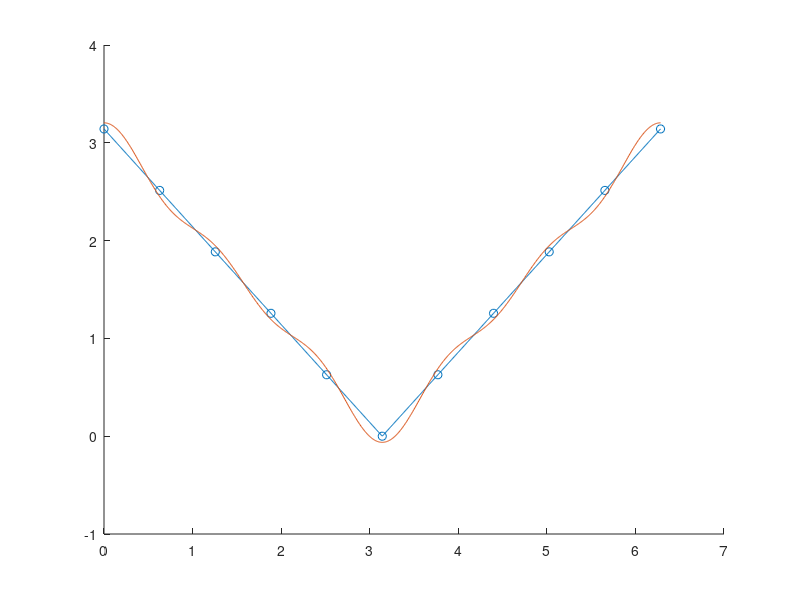
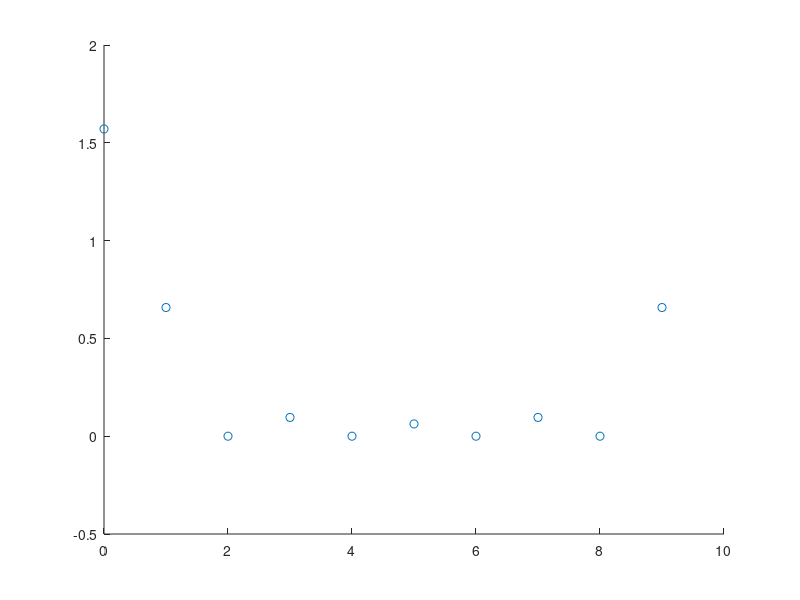

Write the MATLAB code that produced these figures, in order.
clear; clc; close all;

% f is the function of interest
% f = @(x) cos(x+pi/4)+0.5*cos(2*x);
f = @(x) abs(x-pi);
% f = @(x) x;

% N is # samples (must be even)
N = 10;

% the first N values of xvar are the sampling points
xvar = linspace(0,2*pi,N+1)';
% yvar is the first N values of the function at the sampling points 
yvar = f(xvar);

% lvec is the vector of x values used for plotting a "smooth" function
lvec = linspace(0,2*pi,1000)';


figure(1)
% plot the sampled points of the function
scatter(xvar,yvar)
hold on
% plot the original function
plot(lvec,f(lvec))

% calculate the DFT
Yk = zeros(1,N);
kvec = 0:N-1;
for n = 0:N-1
    Yk = Yk + (1/N)*yvar(n+1).*exp((-2*pi*1i*n*kvec)/N);
end

figure(2)
% plot the frequency spectrum of the DFT
scatter(kvec,real(Yk))

% calculate the trigonometric interpolation at the locations in lvec
f_int = Yk(1);
for k = 1:floor(N/2)

    f_int = f_int + ...
            Yk(k+1).*exp((2*pi*1i*k*lvec)/(2*pi)) +...
            Yk(N-k+1).*exp((-2*pi*1i*k*lvec)/(2*pi));
    
end

figure(1)
% plot the function reconstructed using trigonometric interpolation
plot(lvec,real(f_int))